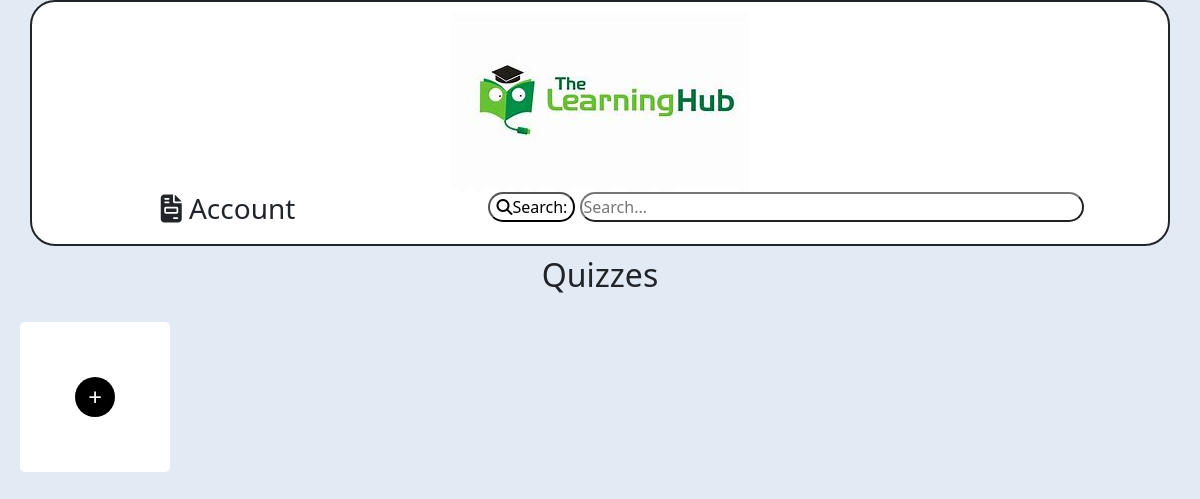
The app's page /dashboard (signed in), older data.
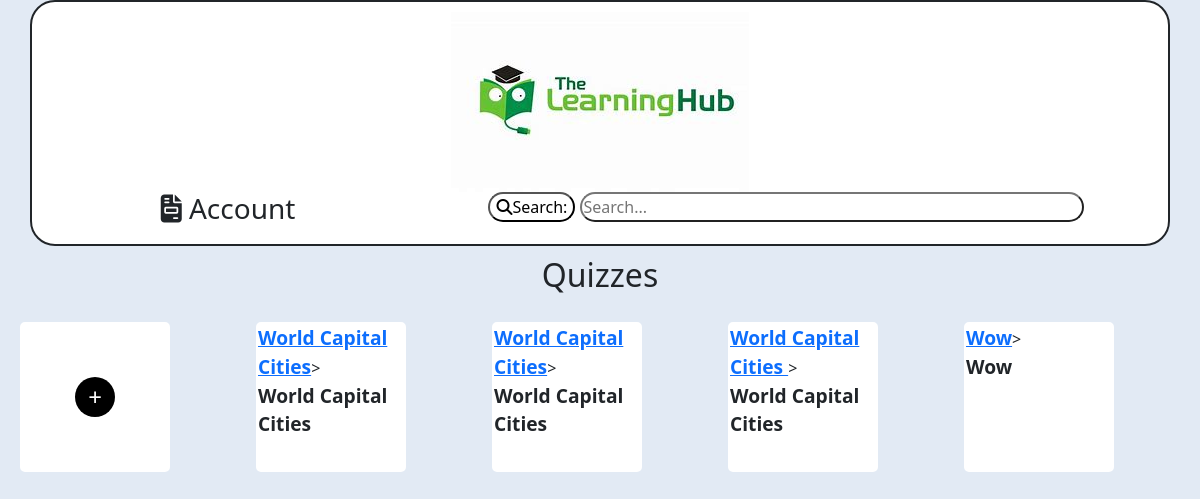
The same page, newer data.
### project.py (models this page shows)
class Quiz(db.Model):
    __tablename__ = "Quiz"
    id = db.Column(db.Integer, primary_key=True)
    title = db.Column(db.String(255), nullable=False)
    grade = db.Column(db.String(100), nullable=False)
    subject = db.Column(db.String(100), nullable=False)
    time_limit = db.Column(db.Integer, nullable=False)  # Adding time_limit here
    creator_id = db.Column(db.Integer, db.ForeignKey("User.id"), nullable=False)

### project.py (the view)
@app.route("/dashboard")
def dashboard():
    if "user_id" in session:
        user = User.query.get(session["user_id"])
        quizzes = user.quizzes
        return render_template("main.html", user=user, quizzes=quizzes)
    else:
        flash("You are not logged in. Please log in to access the dashboard.", "error")
        return redirect(url_for("login"))

### templates/main.html (shortened to what this page needs)
<!DOCTYPE html>
<html lang="en">
<head>
    <link href="https://cdn.jsdelivr.net/npm/bootstrap@5.3.0-alpha1/dist/css/bootstrap.min.css" rel="stylesheet">
    <link rel="stylesheet" type="text/css" href="../static/main.css">
    <link rel="stylesheet" href="../static/quiz_page.css">
    <link rel="stylesheet" href="https://cdnjs.cloudflare.com/ajax/libs/font-awesome/6.5.2/css/all.min.css" />
</head>
<body>
    <div class="container">
        <div class="row text-center fixed-div" id="panel">
            <div class="col-12">
                <a href="main.html"><img src="../static/pictures/Logo.jpg" alt="Logo"></a>
            </div>
            <div class="col-4">
                <h3 id="account"><i class="fa-solid fa-file-invoice"></i> Account</h3>
            </div>
            <div class="col-8">
                <form action="/search" method="GET">
                    <button class="search_button" type="submit"><i class="fa-solid fa-magnifying-glass"></i>Search:</button>
                    <input class="search_input" type="text" name="q" placeholder="Search...">
                </form>
            </div>
        </div>
            </div>
    <h2 class="text-center">Quizzes</h2>
    <div class="grid-container">
        <div class="box" id="addquiz">
            <div class="plus-button" onclick="createQuizPage()">
                <a href="/create_quiz" alt="Plus icon"><span class="plus-icon">+</span></a>
            </div>
        </div>
        {% for quiz in quizzes %}
        <div class="box">
            <a href="{{ url_for('quiz_entry', quiz_id=quiz.id) }}" class="quiz-title text center">{{ quiz.title }}</a>>
                <div class="quiz-title text center">{{ quiz.title }}</div>
        </div>
        {% endfor %}
</body>
</html>

Row changes from the older to the newer data that the page shows:
added Quiz: title "World Capital Cities"
added Quiz: title "World Capital Cities"
added Quiz: title "World Capital Cities"
added Quiz: title "Wow"
